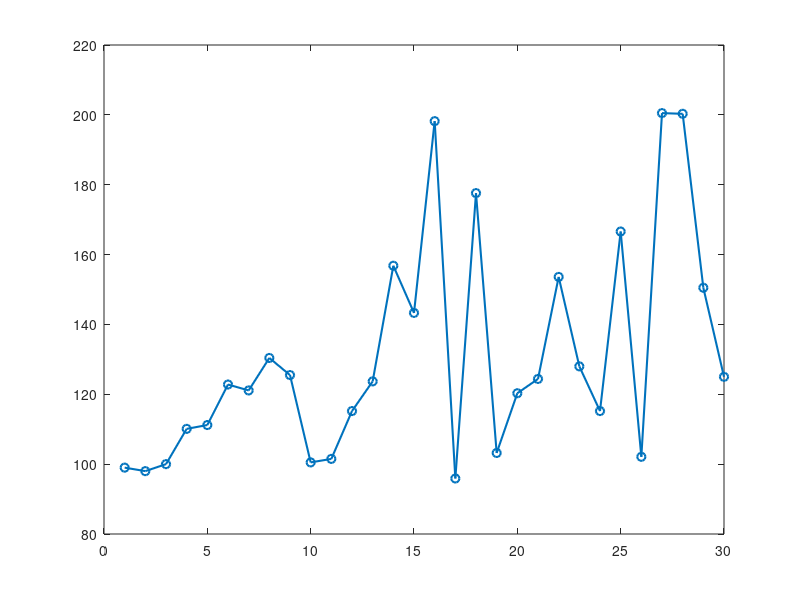

The MATLAB source for this figure: (Note: this script raises an error after producing the figure.)
% Author Name: Rylan O'Brien
% Email: robrien17@rowan.edu
% Created On 10/2/2024
% Updated On 9/_/2024
% Course: MATLAB Programming - Fall 2024
% Assignment: Homework 1
% Date: [Submission Date]
% All Rights Reserved - MIT License


% Read stock data from 'stock_data.txt'
fileID = fopen('stock_data.txt','r'); 
stock_prices = fscanf(fileID,'%f', [1 Inf]);
fclose(fileID);

% calculate the required data 

average_price = mean(stock_prices);
highest_price = max(stock_prices);
lowest_price = min(stock_prices);

% Calculate the number of days the stock price increased
increased_days = sum(diff(stock_prices) > 0);

% Display the results
fprintf('Average closing price: %.2f\n', average_price);
fprintf('Highest closing price: %.2f\n', highest_price);
fprintf('Lowest closing price: %.2f\n', lowest_price);
fprintf('Number of days price increased: %d\n', increased_days);

% Create a line plot
figure;
plot(stock_prices, '-o', 'LineWidth', 1.5);
hold on;

% Add horizontal lines for average, highest, and lowest prices
yline(average_price, 'g--', 'Average Price', 'LineWidth', 1.5);
yline(highest_price, 'r--', 'Highest Price', 'LineWidth', 1.5);
yline(lowest_price, 'b--', 'Lowest Price', 'LineWidth', 1.5);

% Add labels and title
xlabel('Days');
ylabel('Closing Price');
title('Daily Closing Prices of the Stock');
legend('Closing Prices', 'Average Price', 'Highest Price', 'Lowest Price');
grid on

%Save the plot as 'stock_analysis.png'
saveas(gcf, 'stock_analysis.png');

% Write summary to 'stock_summary.txt'
fileID = fopen('stock_summary.txt', 'w');
fprintf(fileID, 'Stock Analysis Summary\n');
fprintf(fileID, '----------------------\n');
fprintf(fileID, 'Average closing price: %.2f\n', average_price);
fprintf(fileID, 'Highest closing price: %.2f\n', highest_price);
fprintf(fileID, 'Lowest closing price: %.2f\n', lowest_price);
fprintf(fileID, 'Number of days price increased: %d\n', increased_days);
fclose(fileID);

% end of stock analysis code